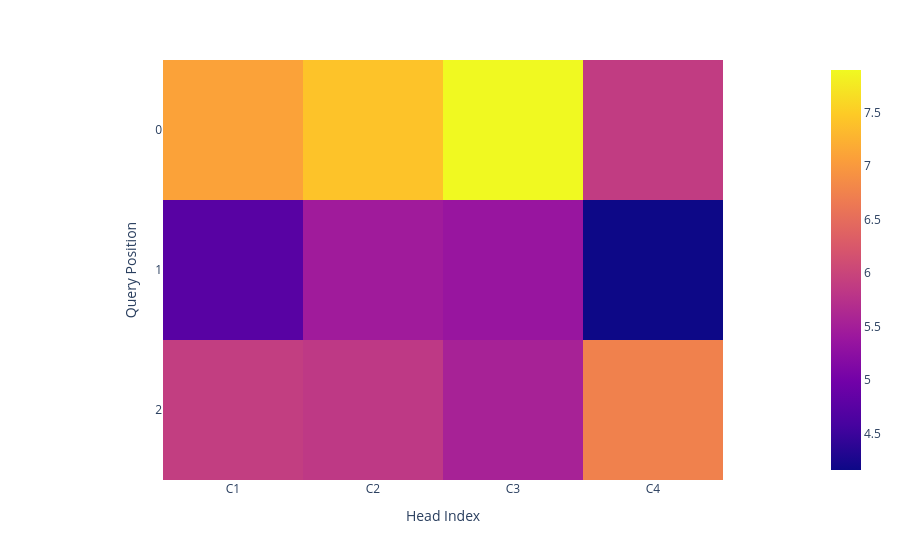

Notebook code cell kept with this figure:
### Code cell
px.imshow(avg_logits.T, labels=dict(x='Query Position', y='Head Index'), y=['0', '1', '2'], x=['C1', 'C2', 'C3', 'C4'])

### Figure 1 — Plotly figure (JSON) as saved in the notebook; plotly's stock layout.template omitted (floating-point values rounded to 4 significant figures)
{"data": [{"coloraxis": "coloraxis", "hovertemplate": "Head Index: %{x}<br>Query Position: %{y}<br>color: %{z}<extra></extra>", "name": "0", "type": "heatmap", "x": ["C1", "C2", "C3", "C4"], "xaxis": "x", "y": ["0", "1", "2"], "yaxis": "y", "z": [[7.094, 7.417, 7.896, 5.888], [4.746, 5.46, 5.363, 4.16], [5.905, 5.842, 5.549, 6.743]]}], "layout": {"coloraxis": {"colorscale": [[0, "#0d0887"], [0.1111, "#46039f"], [0.2222, "#7201a8"], [0.3333, "#9c179e"], [0.4444, "#bd3786"], [0.5556, "#d8576b"], [0.6667, "#ed7953"], [0.7778, "#fb9f3a"], [0.8889, "#fdca26"], [1, "#f0f921"]]}, "margin": {"t": 60}, "xaxis": {"anchor": "y", "constrain": "domain", "domain": [0, 1], "scaleanchor": "y", "title": {"text": "Head Index"}}, "yaxis": {"anchor": "x", "autorange": "reversed", "constrain": "domain", "domain": [0, 1], "title": {"text": "Query Position"}}}}
